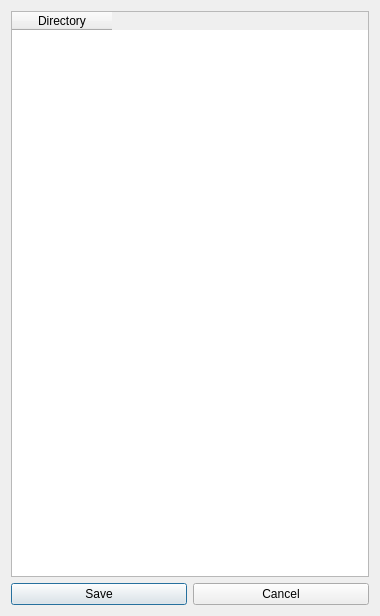
<?xml version="1.0" encoding="UTF-8"?>
<ui version="4.0">
 <class>Dialog</class>
 <widget class="QDialog" name="Dialog">
  <property name="windowModality">
   <enum>Qt::ApplicationModal</enum>
  </property>
  <property name="geometry">
   <rect>
    <x>0</x>
    <y>0</y>
    <width>380</width>
    <height>616</height>
   </rect>
  </property>
  <property name="windowTitle">
   <string>Maintain directories</string>
  </property>
  <property name="windowIcon">
   <iconset>
    <normaloff>pypordb/8027068_splash.png</normaloff>pypordb/8027068_splash.png</iconset>
  </property>
  <layout class="QGridLayout" name="gridLayout">
   <item row="0" column="0">
    <layout class="QVBoxLayout" name="verticalLayout">
     <item>
      <widget class="QTableWidget" name="tableWidget">
       <property name="sortingEnabled">
        <bool>true</bool>
       </property>
       <column>
        <property name="text">
         <string>Directory</string>
        </property>
       </column>
      </widget>
     </item>
     <item>
      <layout class="QHBoxLayout" name="horizontalLayout">
       <item>
        <widget class="QPushButton" name="pushButtonSpeichern">
         <property name="text">
          <string>Save</string>
         </property>
         <property name="icon">
          <iconset>
           <normaloff>pypordb/media-floppy.png</normaloff>pypordb/media-floppy.png</iconset>
         </property>
        </widget>
       </item>
       <item>
        <widget class="QPushButton" name="pushButtonAbbrechen">
         <property name="text">
          <string>Cancel</string>
         </property>
         <property name="icon">
          <iconset>
           <normaloff>pypordb/dialog-cancel.svg</normaloff>pypordb/dialog-cancel.svg</iconset>
         </property>
        </widget>
       </item>
      </layout>
     </item>
    </layout>
   </item>
  </layout>
 </widget>
 <resources/>
 <connections/>
</ui>
